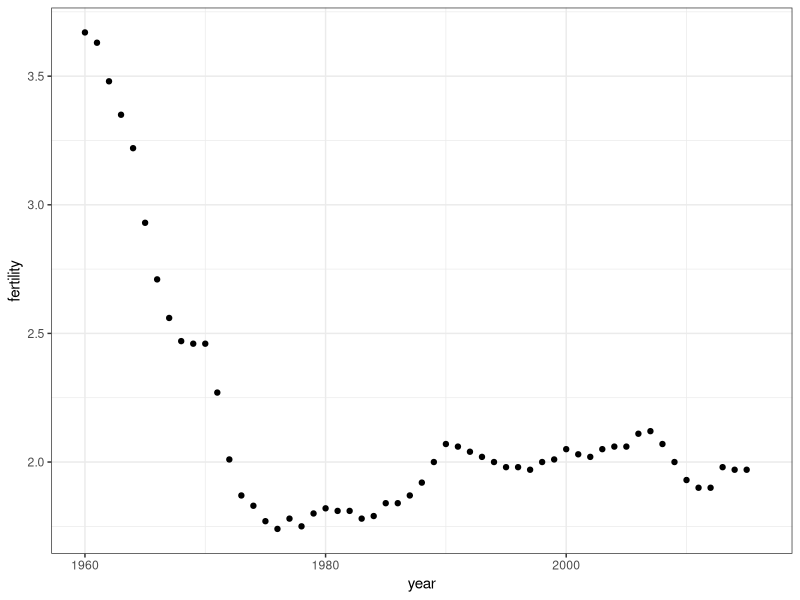
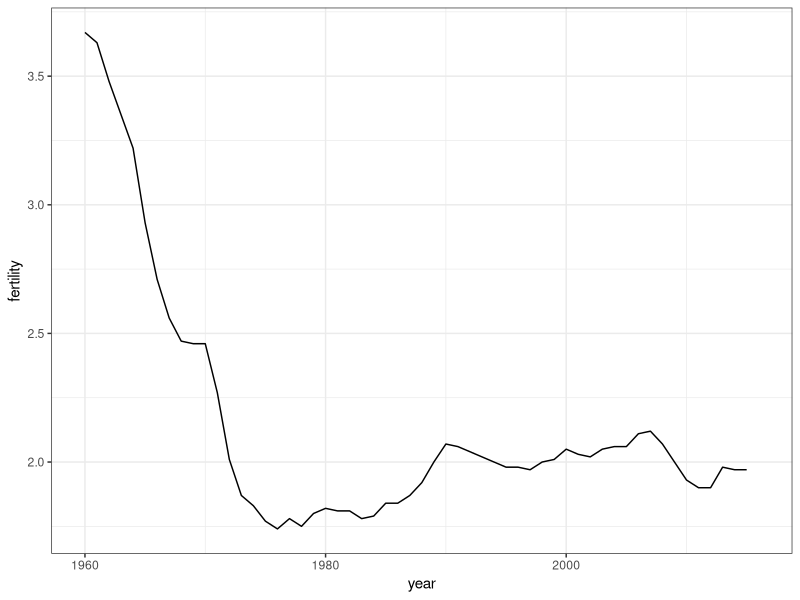
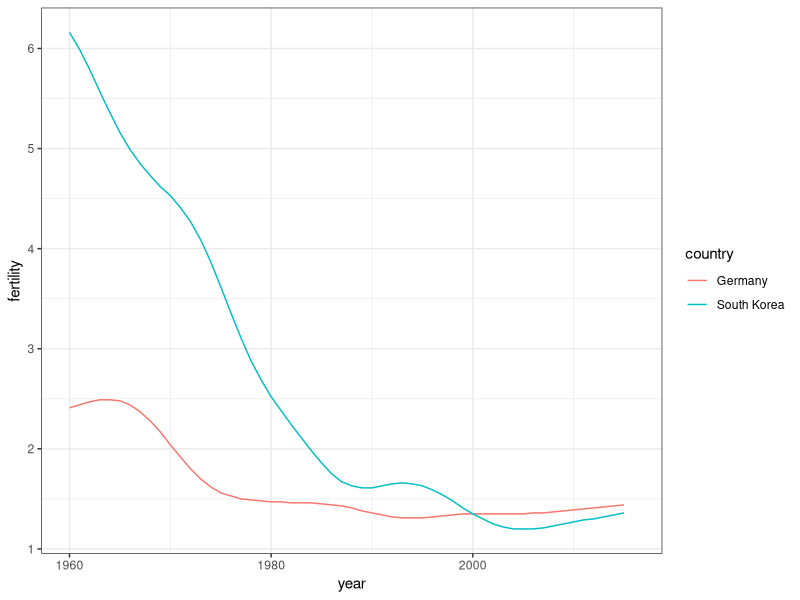
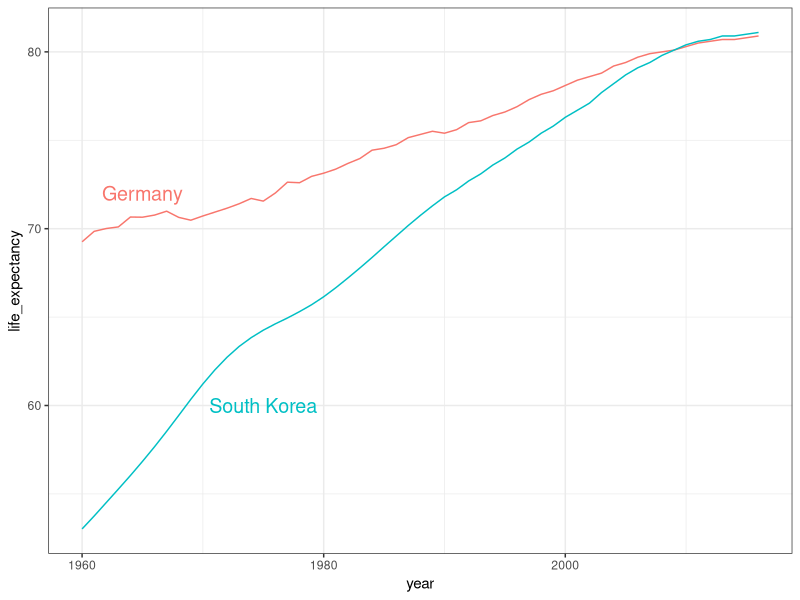

These charts were generated, in order, by the following R code:
library(tidyverse)
library(dslabs)
data(gapminder)
head(gapminder)

ds_theme_set()

# time series plots are preferred for analysing trends between a few selected variables
# eg: fertility rate trend in the United States
gapminder %>% filter(country == "United States") %>% ggplot(aes(year, fertility)) +
  geom_point()

# the geom_line() function helps better analyse the trends
gapminder %>% filter(country == "United States") %>% ggplot(aes(year, fertility)) +
  geom_line()

# we can also group by variable to compare the plots
gapminder %>% filter(country %in% c("South Korea", "Germany")) %>% 
  ggplot(aes(year, fertility, col = country)) + geom_line()

# in most cases, data labels are preferred over legends
countries <- c("South Korea", "Germany")
labels <- data.frame(country = countries, x = c(1975, 1965), y = c(60, 72))

gapminder %>% filter(country %in% countries) %>%
  ggplot(aes(year, life_expectancy, col = country)) + 
  geom_line() + geom_text(data = labels, aes(x, y, label = country), size = 5) +
  theme(legend.position = "none")
